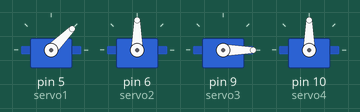
A sketch run on a simulated Arduino Uno, built with avr-gcc and run on an emulated ATmega328P. Shown: 4 × servo.

Above: at 0.05 s.
At 0.25 s:
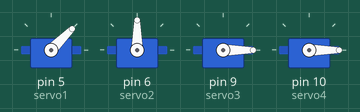
At 0.35 s:
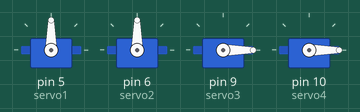
At 0.45 s:
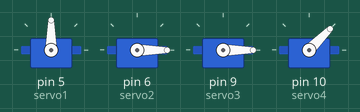
At 0.9 s:
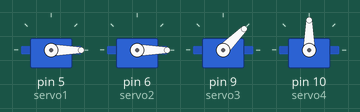
Timing chart, 0 to 3.0 s (numbered marks = the images above):
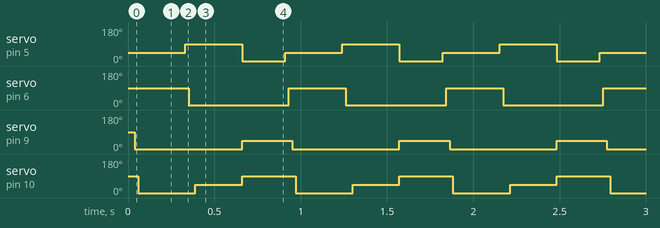

Measured:
- by itself, servo on pin 5 (servo1): repeats every 0.91 s: 0° 0.25 s, 45° 0.33 s, 90° 0.33 s
- by itself, servo on pin 6 (servo2): alternates 90° for 0.33 s and 0° for 0.58 s
- by itself, servo on pin 9 (servo3): alternates 45° for 0.29 s and 0° for 0.62 s
- by itself, servo on pin 10 (servo4): repeats every 0.91 s: 45° 0.27 s, 90° 0.31 s, 0° 0.33 s

The sketch:

ServoTest.ino
```cpp
#include <Servo.h>

Servo servo1;
Servo servo2;
Servo servo3;
Servo servo4;

const int small = 20;

const unsigned int A = 110;
const unsigned int B2 = 123;
const unsigned int C3 = 131;
const unsigned int D3 = 147;
const unsigned int E3 = 165;
const unsigned int F3 = 175;
const unsigned int G3 = 196;
const unsigned int Gsharp3 = 208;


int servo1Pos[] = {45,90,-45,-90,45,90,-45,-90};
int servo2Pos[] = {90,-45,-90,45,-90,45,90,-45};
int servo3Pos[] = {-45,-90,45,90,90,-45,-90,45};
int servo4Pos[] = {-90,45,90,-45,-45,-90,45,90};

void driveServos(int note){
  switch(note){
    case A:
    servo1.write(servo1Pos[0]);
    delay(small);
    servo2.write(servo2Pos[0]);
    delay(small);
    servo3.write(servo3Pos[0]);
    delay(small);
    servo4.write(servo4Pos[0]);
    delay(small);
    break;
    case B2:
    servo1.write(servo1Pos[1]);
    delay(small);
    servo2.write(servo2Pos[1]);
    delay(small);
    servo3.write(servo3Pos[1]);
    delay(small);
    servo4.write(servo4Pos[1]);
    delay(small);
    break;
    case C3:
    servo1.write(servo1Pos[2]);
    servo2.write(servo2Pos[2]);
    servo3.write(servo3Pos[2]);
    servo4.write(servo4Pos[2]);
    break;
    case D3:
    servo1.write(servo1Pos[3]);
    servo2.write(servo2Pos[3]);
    servo3.write(servo3Pos[3]);
    servo4.write(servo4Pos[3]);
    break;
    case E3:
    servo1.write(servo1Pos[4]);
    servo2.write(servo2Pos[4]);
    servo3.write(servo3Pos[4]);
    servo4.write(servo4Pos[4]);
    break;
    case F3:
    servo1.write(servo1Pos[5]);
    servo2.write(servo2Pos[5]);
    servo3.write(servo3Pos[5]);
    servo4.write(servo4Pos[5]);
    break;
    case G3:
    servo1.write(servo1Pos[6]);
    servo2.write(servo2Pos[6]);
    servo3.write(servo3Pos[6]);
    servo4.write(servo4Pos[6]);
    break;
    case Gsharp3:
    servo1.write(servo1Pos[7]);
    servo2.write(servo2Pos[7]);
    servo3.write(servo3Pos[7]);
    servo4.write(servo4Pos[7]);
    break;
    }
  }

void setup() {
  // put your setup code here, to run once:

pinMode(5,OUTPUT);
pinMode(6,OUTPUT);
pinMode(9,OUTPUT);
pinMode(10,OUTPUT);
servo1.attach(5);
servo2.attach(6);
servo3.attach(9);
servo4.attach(10);
}

void loop() {
  // put your main code here, to run repeatedly:

driveServos(A);
delay(250);
driveServos(B2);
delay(250);
driveServos(C3);
delay(250);

}
```
